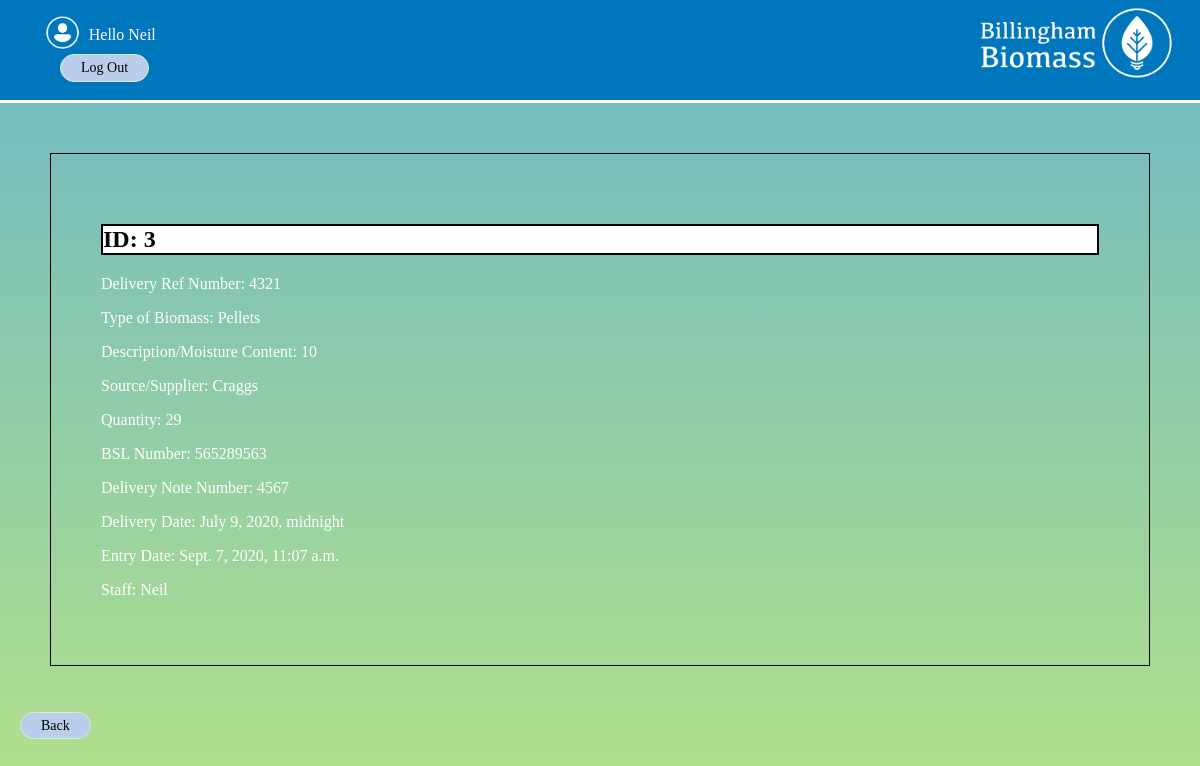
The page /fueldelivery/3/ (signed in) on the database its author committed.
### fueldelivery/models.py (models this page shows, shortened)
class FuelLogDeliveryMod(models.Model):
    delivery_ref_number = models.CharField(max_length=50)
    type_of_biomass = models.CharField(max_length=50)
    description_moisture_content = models.CharField(max_length=50)
    source_supplier = models.CharField(max_length=50)
    quantity = models.CharField(max_length=50)
    BSL_Number = models.IntegerField(choices=BSL_CHOICES,null=True,blank=True)
    delivery_note_number = models.IntegerField()
    delivery_date = models.DateTimeField()
    entry_date = models.DateTimeField(auto_now_add = True)
    entry_day = models.DateField(auto_now_add = True)
    staff = models.ForeignKey(User,on_delete=models.CASCADE)

### fueldelivery/views.py (the view)
# urls.py: path('<id>/',views.FuelDeliveryRecords, name='idRecord'),
@login_required(login_url="/accounts/login/")
def FuelDeliveryRecords(request,id):
    id = FuelLogDeliveryMod.objects.get(id=id)
    return render(request,'fueldelivery/idrecord.html',{'id':id})

### fueldelivery/templates/fueldelivery/idrecord.html
{% extends 'base_layout.html' %}
{% block content %}
<div class="record-view">
  <h2>ID: {{id.id}}</h2>
  <p>Delivery Ref Number: {{id.delivery_ref_number}}</p>
  <p>Type of Biomass: {{id.type_of_biomass}}</p>
  <p>Description/Moisture Content: {{id.description_moisture_content}}</p>
  <p>Source/Supplier: {{id.source_supplier}}</p>
  <p>Quantity: {{id.quantity}}</p>
  <p>BSL Number: {{id.BSL_Number}}</p>
  <p>Delivery Note Number: {{id.delivery_note_number}}</p>
  <p>Delivery Date: {{id.delivery_date}}</p>
  <p>Entry Date: {{id.entry_date}}</p>
  <p>Staff: {{id.staff}}</p>
</div>
<div>
<a class="back-button" href="{% url 'fuelrecords:viewfuelrecord'%}">Back</a>
</div>
{% endblock %}

### templates/base_layout.html (shortened to what this page needs)
{% load static from staticfiles %}
<!DOCTYPE html>
<html lang="en" dir="ltr">
  <head>
    <link rel="stylesheet" href="{% static 'styles.css'%}">
  </head>
  <body>
    <div class="head">
      <a href="{% url 'home' %}" ><img src="{% static 'Biomass.png' %}" class="logo" alt="Biomass-Logo" ></img></a>
    <nav class="navigation">
      <ul>
        {% if user.is_authenticated %}
        <li>
          <form class="logout-link" action="{% url 'accounts:logout' %}" method="post">
            <img class="loginimages" onclick="openNav()" src="{%static 'User.png'%}" alt="user-img">
            Hello {{user}} <button type="submit"> Log Out </button>
          </form>
        </li>
        {% endif %}
      </ul>
    </nav>
</div>
    <div class="wrapper">
      {% block content %}
      {% endblock %}
    </div>
  </body>
</html>

### assets/styles.css (style rules this page uses)
* { font-family:"Kefa"; }
html { -webkit-tap-highlight-color:transparent; }
.head { background:rgb(0,118,188); height:100px; margin-top:-1em; border-bottom:3px solid white; }
.loginimages { height:2.5em; transform:translateY(30%); cursor:pointer; }
.record-view { display:block; padding:50px; border:1px solid black; margin:50px; }
.record-view h2 { background-color: white; border: solid 2px rgba(0,0,0,1); color:black; font-family:"Kefa"; }
.record-view p { display:table; font-family:"Kefa"; color:white; }
@media only screen and (min-width: 751px) { .logo { position:block; z-index:2; float:right; top:0.5em; width:250px; height:auto; } }
@media only screen and (min-width: 751px) { .navigation li { position:block; z-index:1; float:left; list-style-type:none; bottom:3em; padding:0 2em 0 0; color:white; font-size:16px; } }
.navigation li button { border-radius:40px; color:white; padding: 5px 20px; text-align: center; text-decoration: none; display: block; font-size: 14px; margin: 10px 20px; transition-duration: 0.4s; cursor: pointer; }
.navigation li button { background-color:#bacdea; color: black; border: 1px solid #cff1d1; }
.back-button { border-radius:40px; color:white; padding: 5px 20px; text-decoration: none; font-size: 14px; margin: 10px 20px; transition-duration: 0.4s; cursor: pointer; }
.back-button { background-color:#bacdea; color: black; border: 1px solid #cff1d1; }
body { background:rgba(200,255,200,0.7) }
html { height: 100%; }
body { background-image: linear-gradient(rgba(0, 111, 183, 0.5), rgba(142, 195, 60, 0.5)); height: 100%; margin: 0; background-repeat: no-repeat; background-attachment: fixed; }

### rows shown on the page
FuelLogDeliveryMod: id "3", delivery_ref_number "4321", type_of_biomass "Pellets", description_moisture_content "10", source_supplier "Craggs", quantity "29", BSL_Number "565289563", delivery_note_number "4567", delivery_date "July 9, 2020, midnight", entry_date "Sept. 7, 2020, 11:07 a.m.", staff "Neil"

### other values the page prints
{{ user }} "Neil"
